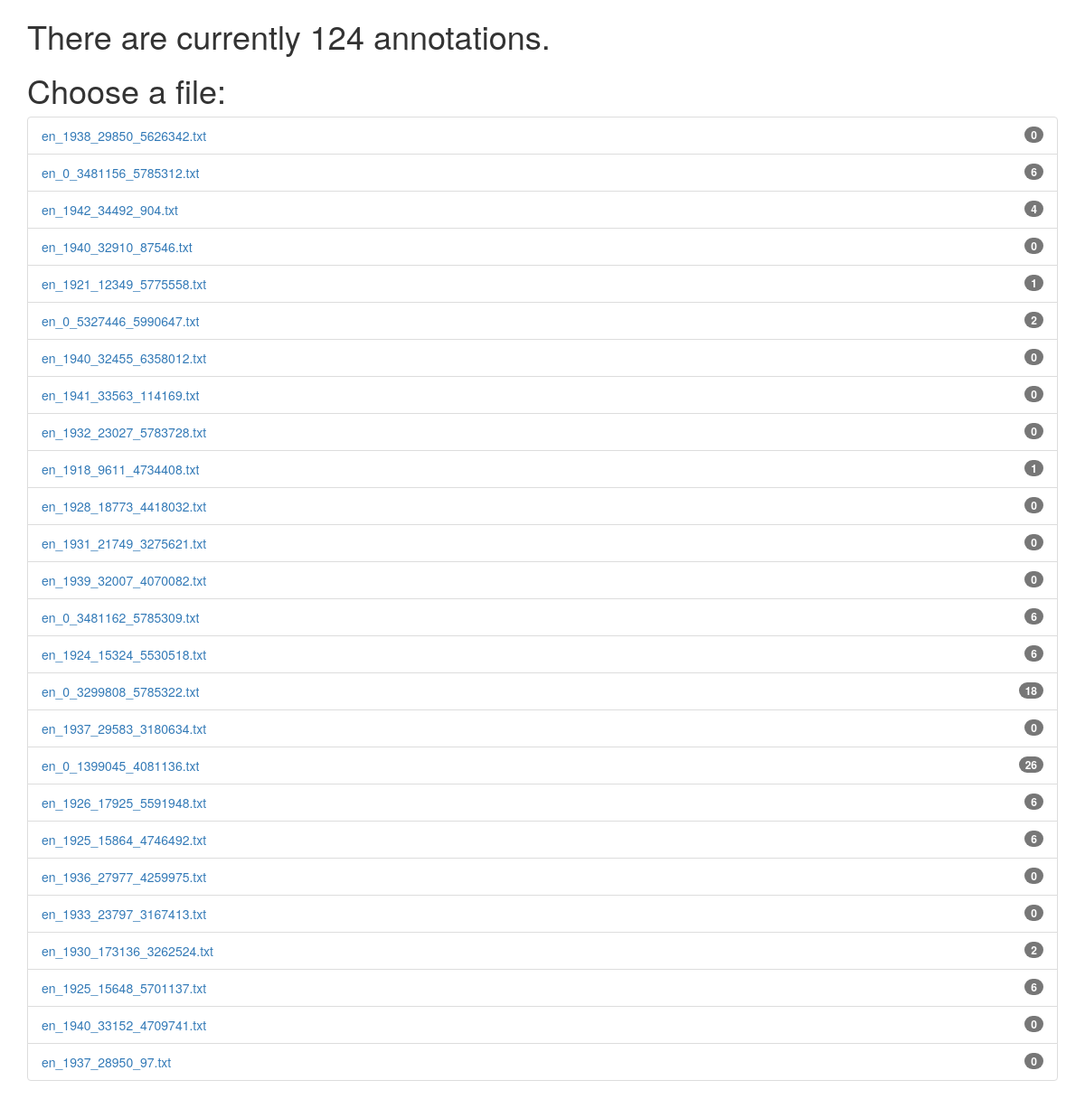
The page / on the database its author committed.
### viz.py (models this page shows, shortened)
class Annotation(db.Model):
    __tablename__ = 'annotations'
    file = db.Column(db.String(40), primary_key=True)
    sentence = db.Column(db.Integer, primary_key=True)
    message = db.Column(db.String(20))

### viz.py (the view)
@app.route('/')
def index():
    files = os.listdir(os.path.join(DATA_ROOT, 'english_parsed'))
    total_annotations = len(Annotation.query.all())
    annotations_by_file = {file: len([*Annotation.query.filter_by(file=file)]) for file in files}
    return render_template('index.html',
                           files=files,
                           total_annotations=total_annotations,
                           annotations_by_file=annotations_by_file,
                           page='File Selection')

### templates/index.html
{% extends "base.html" %}
{% block page_content %}
    <h1>There are currently {{ total_annotations }} annotations.</h1>
    <h1>Choose a file:</h1>
    <ul class="list-group">
    {% for file in files %}
        <li class="list-group-item">
            <a href={{ url_for('sentence_select', filename=file) }}>{{ file }} <span class="badge pull-right">{{ annotations_by_file[file] }}</span></a>
        </li>
    {% endfor %}
    </ul>
{% endblock %}

### templates/base.html (shortened to what this page needs)
{% extends 'bootstrap/base.html' %}
{% block styles %}
    {{ super() }}
    <link rel="stylesheet" href="{{ url_for('static', filename='style.css') }}">
{% endblock %}
{% block content %}
    <div class="container">
        {% block page_content %}{% endblock %}
    </div>
{% endblock %}

### rows shown on the page
Annotation: file "en_1921_12349_5775558.txt", sentence "1"
Annotation: file "en_1930_173136_3262524.txt", sentence "2"

### other values the page prints
{{ total_annotations }} "124"
{{ file }} "en_1938_29850_5626342.txt" "en_0_3481156_5785312.txt" "en_1942_34492_904.txt" "en_1940_32910_87546.txt" "en_0_5327446_5990647.txt" "en_1940_32455_6358012.txt" "en_1941_33563_114169.txt" "en_1932_23027_5783728.txt" "en_1918_9611_4734408.txt" "en_1928_18773_4418032.txt" "en_1931_21749_3275621.txt" "en_1939_32007_4070082.txt" "en_0_3481162_5785309.txt" "en_1924_15324_5530518.txt" "en_0_3299808_5785322.txt" "en_1937_29583_3180634.txt" "en_0_1399045_4081136.txt" "en_1926_17925_5591948.txt" "en_1925_15864_4746492.txt" "en_1936_27977_4259975.txt" "en_1933_23797_3167413.txt" "en_1925_15648_5701137.txt" "en_1940_33152_4709741.txt" "en_1937_28950_97.txt"
{{ annotations_by_file[file] }} "0" "6" "4" "0" "2" "0" "0" "0" "1" "0" "0" "0" "6" "6" "18" "0" "26" "6" "6" "0" "0" "6" "0" "0"
